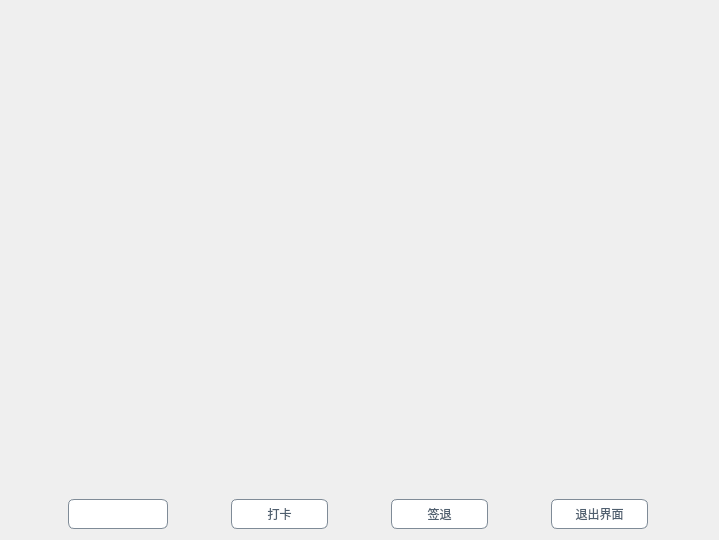
<?xml version="1.0" encoding="UTF-8"?>
<ui version="4.0">
 <class>CustomMainWindow</class>
 <widget class="QWidget" name="CustomMainWindow">
  <property name="geometry">
   <rect>
    <x>0</x>
    <y>0</y>
    <width>719</width>
    <height>540</height>
   </rect>
  </property>
  <property name="windowTitle">
   <string>测试</string>
  </property>
  <layout class="QVBoxLayout" name="verticalLayout">
   <item>
    <spacer name="verticalSpacer">
     <property name="orientation">
      <enum>Qt::Vertical</enum>
     </property>
     <property name="sizeType">
      <enum>QSizePolicy::Fixed</enum>
     </property>
     <property name="sizeHint" stdset="0">
      <size>
       <width>20</width>
       <height>40</height>
      </size>
     </property>
    </spacer>
   </item>
   <item>
    <widget class="QLabel" name="label">
     <property name="minimumSize">
      <size>
       <width>0</width>
       <height>400</height>
      </size>
     </property>
     <property name="styleSheet">
      <string notr="true">border-image: url(:/pic.jpg);</string>
     </property>
     <property name="text">
      <string/>
     </property>
    </widget>
   </item>
   <item>
    <spacer name="verticalSpacer_2">
     <property name="orientation">
      <enum>Qt::Vertical</enum>
     </property>
     <property name="sizeHint" stdset="0">
      <size>
       <width>20</width>
       <height>40</height>
      </size>
     </property>
    </spacer>
   </item>
   <item>
    <layout class="QHBoxLayout" name="horizontalLayout">
     <item>
      <widget class="QLineEdit" name="lineEdit">
       <property name="minimumSize">
        <size>
         <width>100</width>
         <height>30</height>
        </size>
       </property>
       <property name="maximumSize">
        <size>
         <width>100</width>
         <height>30</height>
        </size>
       </property>
       <property name="styleSheet">
        <string notr="true">color: #4F5F6F;
background-color: #FFFFFF;
border-radius: 6px;
border: 1px solid #7F8B97;</string>
       </property>
      </widget>
     </item>
     <item>
      <widget class="QPushButton" name="daka">
       <property name="minimumSize">
        <size>
         <width>97</width>
         <height>30</height>
        </size>
       </property>
       <property name="maximumSize">
        <size>
         <width>97</width>
         <height>30</height>
        </size>
       </property>
       <property name="styleSheet">
        <string notr="true">color: #4F5F6F;
background-color: #FFFFFF;
border-radius: 6px;
border: 1px solid #7F8B97;</string>
       </property>
       <property name="text">
        <string>打卡</string>
       </property>
      </widget>
     </item>
     <item>
      <widget class="QPushButton" name="tuiqian">
       <property name="minimumSize">
        <size>
         <width>97</width>
         <height>30</height>
        </size>
       </property>
       <property name="maximumSize">
        <size>
         <width>97</width>
         <height>30</height>
        </size>
       </property>
       <property name="styleSheet">
        <string notr="true">color: #4F5F6F;
background-color: #FFFFFF;
border-radius: 6px;
border: 1px solid #7F8B97;</string>
       </property>
       <property name="text">
        <string>签退</string>
       </property>
      </widget>
     </item>
     <item>
      <widget class="QPushButton" name="quit">
       <property name="minimumSize">
        <size>
         <width>97</width>
         <height>30</height>
        </size>
       </property>
       <property name="maximumSize">
        <size>
         <width>97</width>
         <height>30</height>
        </size>
       </property>
       <property name="styleSheet">
        <string notr="true">color: #4F5F6F;
background-color: #FFFFFF;
border-radius: 6px;
border: 1px solid #7F8B97;</string>
       </property>
       <property name="text">
        <string>退出界面</string>
       </property>
      </widget>
     </item>
    </layout>
   </item>
  </layout>
 </widget>
 <resources/>
 <connections/>
</ui>
